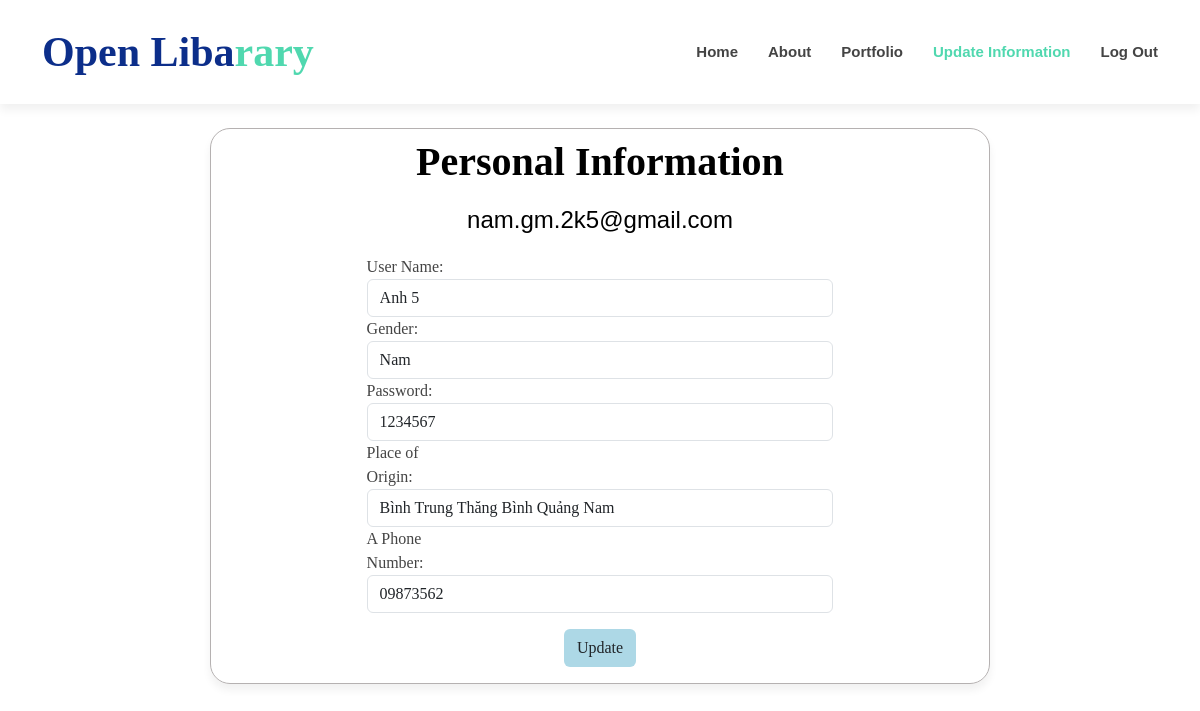
Page /PHP/users/update_info.php (signed in) on the committed database.
### tables this page shows
CREATE TABLE `users` (
  `Email` varchar(50) NOT NULL,
  `UserName` varchar(100) DEFAULT NULL,
  `Gender` varchar(50) DEFAULT NULL,
  `Passwords` varchar(100) DEFAULT NULL,
  `Place_of_origin` varchar(200) DEFAULT NULL,
  `A_phone_number` varchar(50) DEFAULT NULL,
  `Users_status` varchar(50) NOT NULL,
  `Roles` int(11) NOT NULL
);

### PHP/libs/helper.php (called while the page is built, shortened)
<?php
class Database
{
    private static $dsn = 'mysql:host=localhost;dbname=quan_ly_thu_vien';
    private static $username = "root";
    private static $password = "";
    private static $con = null;
    public static function db_connect()
    {
        try {
            if (is_null(self::$con)) {
                self::$con = new PDO(self::$dsn, self::$username, self::$password);
                self::$con->setAttribute(PDO::ATTR_ERRMODE, PDO::ERRMODE_WARNING);
            }
        } catch (PDOException $e) {
            $error_message = $e->getMessage();
            include_once '../errors/database_error.php';
        }
    }
    public static function db_disconnect()
    {
        if (!is_null(self::$con)) {
            self::$con = null;
        }
    }
    public static function db_get_list($sql = '')
    {
        if (!is_null(self::$con)) {
            $result = self::$con->prepare($sql);
            $result->execute();
            if ($result->rowCount() > 0) {
                $rows = $result->fetchAll();
                return $rows;
            }
        }
        return false;
    }
}

### PHP/users/update_info.php (the view, shortened to what this page needs)
<?php
include('../libs/helper.php');
?>
<!DOCTYPE html>
<html lang="en">
<head>
    <link rel="stylesheet" href="https://cdnjs.cloudflare.com/ajax/libs/font-awesome/6.4.2/css/all.min.css">
    <link href="https://cdn.jsdelivr.net/npm/bootstrap@5.3.2/dist/css/bootstrap.min.css" rel="stylesheet">
    <link href="../../CSS/style.css" rel="stylesheet">
    <link rel="stylesheet" href="../../CSS/update_infor.css">
</head>
<body>
    <header id="header" class="d-flex align-items-center">
        <div class="container d-flex justify-content-between">
            <div id="logo">
                <h1><a href="index.html">Open Liba<span>rary</span></a></h1>
            </div>
            <nav id="navbar" class="navbar">
                <ul>
                    <li><a href="../users_interface.php">Home</a></li>
                    <li><a class="nav-link scrollto" href="./read_book.php">About</a></li>
                    <li><a class="nav-link scrollto" href="./users/read_book.php">Portfolio</a></li>
                    <li><a class="nav-link scrollto active" href="./update_info.php">Update Information</a></li>
                    <li><a href="./log_out.php">Log Out</a></li>
                </ul>
            </nav>
        </div>
    </header>
    <?php
    $email = $_SESSION['email'];
    $sql_select_info_users = "SELECT * FROM users where Email = '$email'";
    if (Database::db_execute($sql_select_info_users)) {
        $info_users = Database::db_get_list($sql_select_info_users);
        foreach ($info_users as $user) {
            $username = $user["UserName"];
            $gender = $user["Gender"];
            $password = $user["Passwords"];
            $place_of_origin = $user["Place_of_origin"];
            $a_phone_number = $user["A_phone_number"];
        }
    }
    ?>
    <div class="update">
        <div id="update">
            <div class="title">
                <h3><b>Personal Information</b></h3>
                <h4><?php echo $email ?></h4>
            </div>
            <div id="form">
                <form class="form-horizontal" action="" method="post">
                    <div class="form-group">
                        <label class="control-label col-sm-2" for="email">User Name:</label>
                        <div class="col-sm-10">
                            <input type="text" class="form-control" value="<?php echo $username ?>" name="username" required>
                        </div>
                    </div>
                    <div class="form-group">
                        <label class="control-label col-sm-2" for="email">Gender:</label>
                        <div class="col-sm-10">
                            <input type="text" class="form-control" value="<?php echo $gender ?>" name="gender" required>
                        </div>
                    </div>
                    <div class="form-group">
                        <label class="control-label col-sm-2" for="pwd">Password:</label>
                        <div class="col-sm-10">
                            <input type="text" class="form-control" value="<?php echo $password ?>" name="password" required>
                        </div>
                    </div>
                    <div class="form-group">
                        <label class="control-label col-sm-2" for="email">Place of Origin:</label>
                        <div class="col-sm-10">
                            <input type="text" class="form-control" value="<?php echo $place_of_origin ?>" name="place_of_origin" required>
                        </div>
                    </div>
                    <div class="form-group">
                        <label class="control-label col-sm-2" for="email">A Phone Number:</label>
                        <div class="col-sm-10">
                            <input type="text" class="form-control" value="<?php echo $a_phone_number ?>" name="a_phone_number" required>
                        </div>
                    </div>
                    <div class="form-group">
                        <div id="btn" class="col-sm-offset-2 col-sm-10">
                            <button type="submit" class="btn btn-default">Update</button>
                        </div>
                    </div>
                </form>
            </div>
        </div>
    </div>
</body>
</html>

### CSS/style.css (style rules this page uses)
body { background: #fff; color: #444; font-family: 'Poppins'; }
a { color: #50d8af; text-decoration: none; transition: 0.5s; }
h1, h2, h3, h4, h5, h6 { font-family: "Montserrat", sans-serif; font-weight: 400; margin: 0 0 20px 0; padding: 0; }
#header { height: 13vh; transition: all 0.5s; z-index: 997; background: #fff; box-shadow: 0px 6px 9px 0px rgba(0, 0, 0, 0.06); }
#header #logo h1 { font-size: 42px; margin: 0; padding: 0; font-family: "Montserrat", sans-serif; font-weight: 700; }
#header #logo h1 a { color: #0c2e8a; }
#header #logo h1 a span { color: #50d8af; }
.navbar { padding: 0; }
.navbar ul { margin: 0; padding: 0; display: flex; list-style: none; align-items: center; }
.navbar li { position: relative; }
.navbar a, .navbar a:focus { display: flex; align-items: center; justify-content: space-between; padding: 10px 0 10px 30px; font-family: "Raleway", sans-serif; font-size: 15px; font-weight: 600; color: #444; white-space: nowrap; transition: 0.3s; }
.navbar a:hover, .navbar .active, .navbar .active:focus, .navbar li:hover>a { color: #50d8af; }

### CSS/update_infor.css (style rules this page uses)
* { margin: 0; padding: 0; box-sizing: border-box; font-family: 'Poppins'; }
h3 { text-align: center; margin-top: 1vh; color: black; font-size: 5vh; }
h4 { text-align: center; color: black; font-size: 3vh; }
.title { color: black; }
#update { width: 65%; margin: 3vh auto; z-index: 10; box-shadow: 0px 6px 9px 0px rgba(0, 0, 0, 0.06); border-radius: 20px; border: 1px solid rgb(181, 177, 177); }
#form { width: 60%; margin: 0 auto; }
#form div { width: 100%; }
#btn { margin: 2vh 0; }
#btn button { display: flex; margin: 0 auto; background-color: lightblue; }

### rows in the picture
users: username "Anh 5", gender "Nam", password "1234567", place_of_origin "Bình Trung Thăng Bình Quảng Nam", a_phone_number "09873562"

### other values in the picture
$email "nam.gm.2k5@gmail.com"
